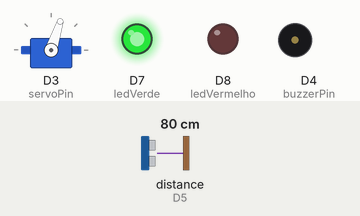
Bench run of a sketch on a simulated ESP8266 (NodeMCU). Shown: servo, output pins drawn as LEDs (lit = HIGH), buzzer (waves = sounding). Wiring (inferred from the names in the program): ultrasonic range finder: trigger D6; echo D5. The test bench sets the inputs (shaded band); at power-on: distance to the obstacle (sensor on D5) 80 cm. The echo pulse lasts 58.3 µs per cm; WiFi joins after 1.5 s; servers stay silent unless stated; pins used as bus, display or sensor lines are not drawn; what the sketch prints to the serial monitor is not drawn.

Above: at 2.79 s.
2.8 s: distance to the obstacle (sensor on D5) set to 2 cm
At 3.7 s:
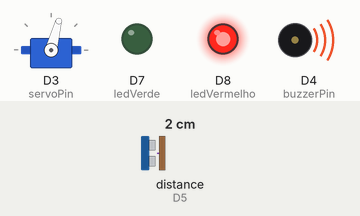
4.3 s: distance to the obstacle (sensor on D5) set to 9 cm
5.8 s: distance to the obstacle (sensor on D5) set to 13 cm
At 5.97 s:
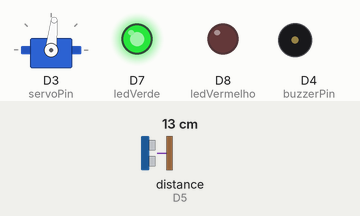
8.8 s: distance to the obstacle (sensor on D5) set to 4 cm
At 9.4 s:
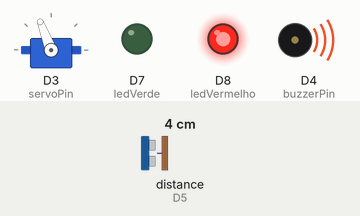
11.8 s: distance to the obstacle (sensor on D5) set to 18 cm
At 11.98 s:
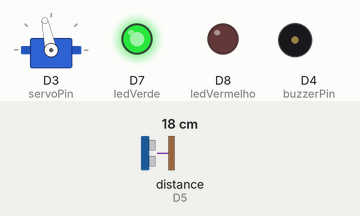
Timing chart, 0 to 15.8 s (numbered marks = the images above; inputs shaded):
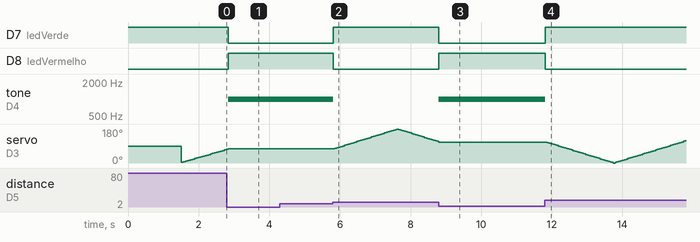

Measured:
- the behaviour switches between 10 and 11 cm on distance to the obstacle (sensor on D5) (found by bisection; images 1 and 2)
- after the input at 2.8 s, D7 (ledVerde): HIGH → LOW at once; D8 (ledVermelho): LOW → HIGH at once; tone on D4 (buzzerPin): silent → 1000 Hz at once; servo on D3 (servoPin): goes on until 2.8 s, then stays 75°
- after the input at 4.3 s, every drawn part: stays the same
- after the input at 5.8 s, D7 (ledVerde): LOW → HIGH at once; D8 (ledVermelho): HIGH → LOW at once; tone on D4 (buzzerPin): 1000 Hz → silent at once; servo on D3 (servoPin): rises from 75° to 180° in 1.8 s, then falls to 114° in 1.1 s
- after the input at 8.8 s, D7 (ledVerde): HIGH → LOW at once; D8 (ledVermelho): LOW → HIGH at once; tone on D4 (buzzerPin): silent → 1000 Hz at once; servo on D3 (servoPin): goes on until 8.8 s, then stays 111°
- after the input at 11.8 s, D7 (ledVerde): LOW → HIGH at once; D8 (ledVermelho): HIGH → LOW at once; tone on D4 (buzzerPin): 1000 Hz → silent at once

The sketch:

Sonar_code_with_Html.ino
```cpp
#include <Servo.h>
#include <ESP8266WiFi.h>
#include <ESP8266WebServer.h>
#include <WebSocketsServer.h>

// Pinos
const int trigPin = D6;
const int echoPin = D5;
const int servoPin = D3;
const int buzzerPin = D4;
const int ledVerde = D7;
const int ledVermelho = D8;

// Configurações
#define VELOCIDADE_SOM 0.034
#define DISTANCIA_ALERTA 10
#define ANGLE_INCREMENT 3

// WiFi e WebSocket
const char* ssid = "Vicenzo";
const char* password = "Vicenzo1";
ESP8266WebServer server(80);
WebSocketsServer webSocket = WebSocketsServer(81);

Servo meuServo;
int angulo = 0;
bool direcao = true;
bool objetoDetectado = false;

void setup() {
  Serial.begin(115200);

  pinMode(trigPin, OUTPUT);
  pinMode(echoPin, INPUT);
  pinMode(buzzerPin, OUTPUT);
  pinMode(ledVerde, OUTPUT);
  pinMode(ledVermelho, OUTPUT);

  meuServo.attach(servoPin);
  digitalWrite(ledVerde, HIGH);

  // Conecta ao WiFi
  WiFi.begin(ssid, password);
  Serial.print("Conectando ao WiFi...");

  while (WiFi.status() != WL_CONNECTED) {
    delay(500);
    Serial.print(".");
  }

  Serial.println("");
  Serial.println("WiFi conectado!");
  Serial.print("IP: ");
  Serial.println(WiFi.localIP());

  // Inicia servidor WebSocket
  webSocket.begin();
  webSocket.onEvent(webSocketEvent);

  // Configura servidor web
  server.on("/", handleRoot);
  server.begin();

  Serial.println("Servidor HTTP iniciado!");
}

void loop() {
  server.handleClient();
  webSocket.loop();

  // Movimento do servo
  if (!objetoDetectado) {
    if (direcao) {
      angulo += ANGLE_INCREMENT;
      if (angulo >= 180) {
        direcao = false;
        angulo = 180;
      }
    } else {
      angulo -= ANGLE_INCREMENT;
      if (angulo <= 0) {
        direcao = true;
        angulo = 0;
      }
    }
    meuServo.write(angulo);
  }

  // Medição da distância
  float distancia = medirDistancia();

  // Controle de alerta
  bool objetoNaPosicao = (distancia <= DISTANCIA_ALERTA && distancia > 0);

  if (objetoNaPosicao) {
    if (!objetoDetectado) {
      objetoDetectado = true;
      digitalWrite(ledVerde, LOW);
      digitalWrite(ledVermelho, HIGH);
    }
    tone(buzzerPin, 1000, 100);
  } else {
    if (objetoDetectado) {
      objetoDetectado = false;
      digitalWrite(ledVerde, HIGH);
      digitalWrite(ledVermelho, LOW);
      noTone(buzzerPin);
    }
  }

  // Envia dados via WebSocket (incluindo estado de alerta)
  String jsonData = "{\"angle\":" + String(angulo) + ",\"distance\":" + String(distancia) + ",\"alert\":" + (objetoNaPosicao ? "true" : "false") + "}";
  webSocket.broadcastTXT(jsonData.c_str(), jsonData.length());

  delay(50);
}

float medirDistancia() {
  digitalWrite(trigPin, LOW);
  delayMicroseconds(2);
  digitalWrite(trigPin, HIGH);
  delayMicroseconds(10);
  digitalWrite(trigPin, LOW);

  long duracao = pulseIn(echoPin, HIGH);
  return duracao * VELOCIDADE_SOM / 2;
}

void webSocketEvent(uint8_t num, WStype_t type, uint8_t * payload, size_t length) {
  switch(type) {
    case WStype_DISCONNECTED:
      Serial.printf("[%u] Desconectado!\n", num);
      break;
    case WStype_CONNECTED:
      {
        IPAddress ip = webSocket.remoteIP(num);
        Serial.printf("[%u] Conectado em %d.%d.%d.%d\n", num, ip[0], ip[1], ip[2], ip[3]);
      }
      break;
  }
}

void handleRoot() {
  String html = R"=====(
  <!DOCTYPE html>
  <html>
  <head>
      <title>Sonar - Enriquecimento Instrumental </title>
      <style>
          body { font-family: Arial, sans-serif; text-align: center; margin: 0; padding: 20px; background-color: #f0f0f0; }
          canvas { background-color: #000; border-radius: 50%; margin: 20px auto; display: block; }
          .info { margin: 10px; padding: 10px; background-color: #fff; border-radius: 5px; box-shadow: 0 2px 5px rgba(0,0,0,0.1); }
      </style>
  </head>
  <body>
      <h1>Presence detection Sonar - Enriquecimento Instrumental </h1>
      <div class="info">
          <p>Angle: <span id="angle">0</span>° | Distance: <span id="distance">0</span> cm</p>
          <p>Status: <span id="status" style="color:green">Livre</span></p>
      </div>
      <canvas id="sonar" width="500" height="500"></canvas>

      <script>
          const canvas = document.getElementById('sonar');
          const ctx = canvas.getContext('2d');
          const centerX = canvas.width / 2;
          const centerY = canvas.height / 2;
          const radius = Math.min(centerX, centerY) - 10;

          let distances = Array(181).fill(0);
          let alerts = Array(181).fill(false); // Armazena estados de alerta por ângulo

          const ws = new WebSocket('ws://' + window.location.hostname + ':81');

          ws.onmessage = function(event) {
              const data = JSON.parse(event.data);
              const angle = parseInt(data.angle);
              const distance = parseFloat(data.distance);
              const alert = data.alert; // Novo: estado de alerta

              document.getElementById('angle').textContent = angle;
              document.getElementById('distance').textContent = distance.toFixed(1);

              distances[angle] = distance;
              alerts[angle] = alert; // Atualiza o estado de alerta

              if (alert) {
                  document.getElementById('status').textContent = "Objeto detectado!";
                  document.getElementById('status').style.color = "red";
              } else {
                  document.getElementById('status').textContent = "Livre";
                  document.getElementById('status').style.color = "green";
              }
          };

          function drawSonar() {
              ctx.clearRect(0, 0, canvas.width, canvas.height);

              // Desenha círculos de distância
              ctx.strokeStyle = 'rgba(0, 255, 0, 0.3)';
              for (let r = radius/5; r <= radius; r += radius/5) {
                  ctx.beginPath();
                  ctx.arc(centerX, centerY, r, 0, Math.PI * 2);
                  ctx.stroke();
                  ctx.fillStyle = 'rgba(0, 255, 0, 0.7)';
                  ctx.font = '12px Arial';
                  ctx.fillText(((r/radius)*100).toFixed(0) + 'cm', centerX + r, centerY);
              }

              // Desenha linhas de ângulo
              ctx.strokeStyle = 'rgba(0, 255, 0, 0.2)';
              for (let a = 0; a < 180; a += 30) {
                  const rad = (a - 90) * Math.PI / 180;
                  ctx.beginPath();
                  ctx.moveTo(centerX, centerY);
                  ctx.lineTo(centerX + radius * Math.cos(rad), centerY + radius * Math.sin(rad));
                  ctx.stroke();
                  ctx.fillStyle = 'rgba(0, 255, 0, 0.7)';
                  ctx.fillText(a + '°', centerX + (radius + 15) * Math.cos(rad), centerY + (radius + 15) * Math.sin(rad));
              }

              // Desenha pontos detectados (vermelho se alerta ativo, verde se não)
              for (let a = 0; a <= 180; a++) {
                  if (distances[a] > 0) {
                      const dist = (distances[a] / 100) * radius;
                      const rad = (a - 90) * Math.PI / 180;
                      const x = centerX + dist * Math.cos(rad);
                      const y = centerY + dist * Math.sin(rad);

                      ctx.fillStyle = alerts[a] ? 'rgba(255, 0, 0, 0.7)' : 'rgba(0, 255, 0, 0.7)';
                      ctx.beginPath();
                      ctx.arc(x, y, 3, 0, Math.PI * 2);
                      ctx.fill();
                  }
              }

              requestAnimationFrame(drawSonar);
          }

          drawSonar();
      </script>
  </body>
  </html>
  )=====";

  server.send(200, "text/html", html);
}
```
